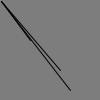
Frame 1 (no input)
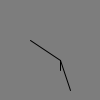
Frame 60 (the mouse pressed at the canvas centre just before this capture)
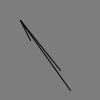
Frame 120 (the mouse held since frame 60 and released just before this capture)

The Processing sketch that drew these frames (run headless with seeded random() and noise(); from frame 60 on, the mouse is pressed at the canvas centre):

// Processing sketch: processing_156095
// ── processing_156095.pde

int i = 0;
void setup() {
  size(100, 100);
}
 
void draw() {
  background(125);
  i= (i+1) % width;
  diagonals(70, 90);
  diagonals(60, 70);
  diagonals(30, 40);
}
 
void diagonals(int x, int y) {
  line(x, y, i, i);
}
